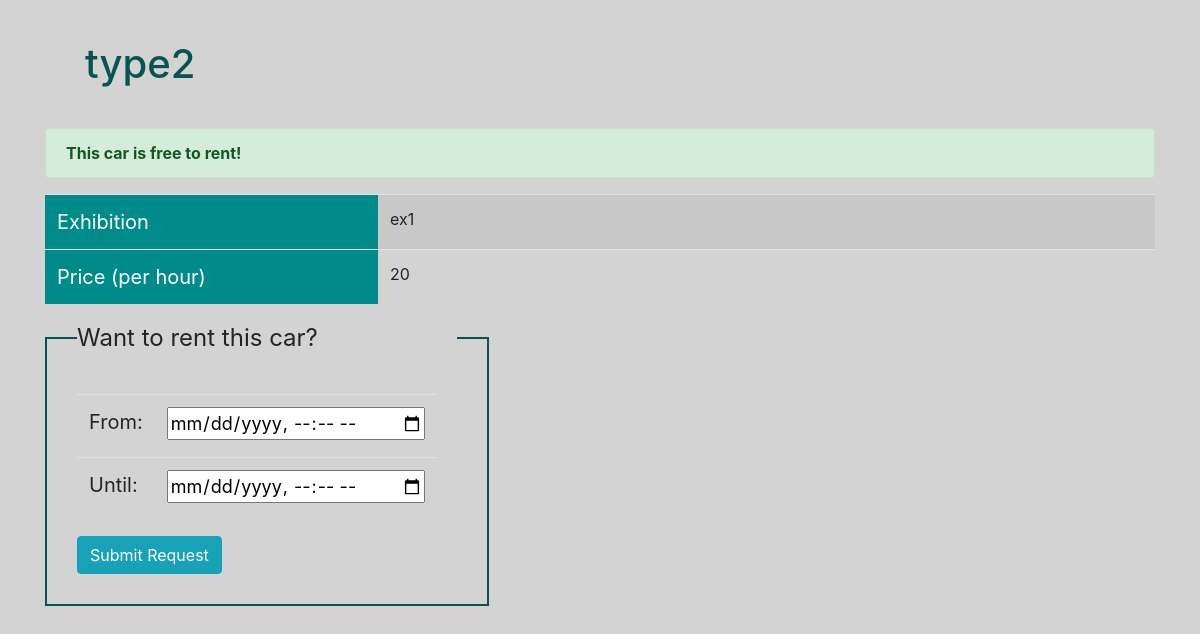
The page /rental/cars/2/ (signed in) on the database as committed earlier.
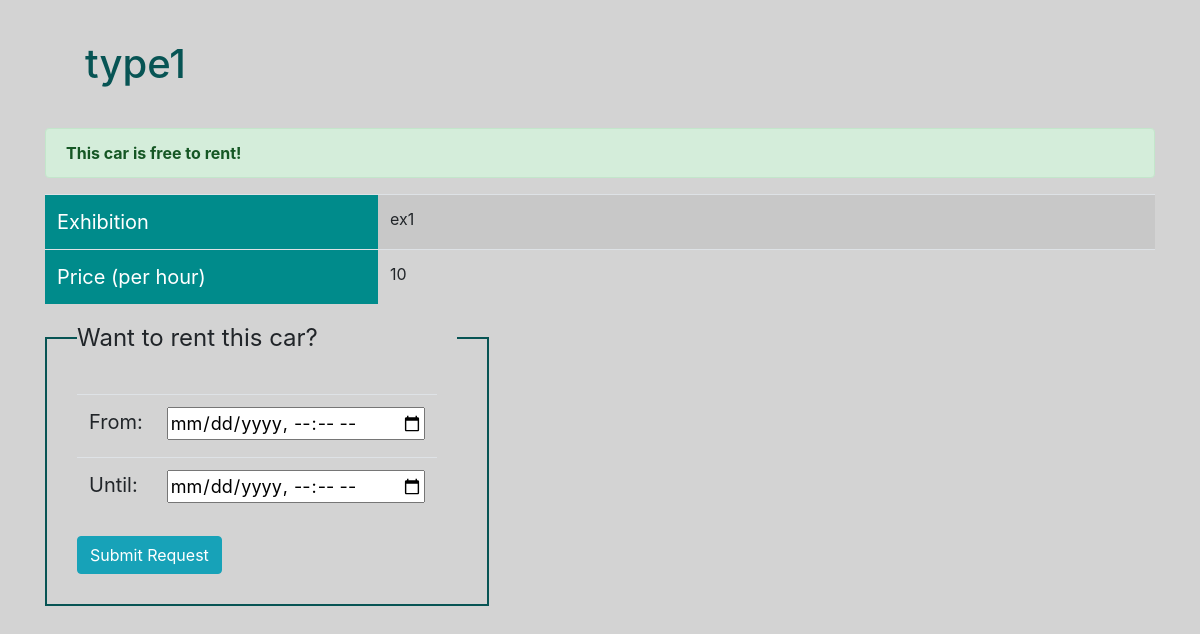
The same page on the database as committed later.
### car_rental/models.py (models this page shows, shortened)
class Car(models.Model):
    car_type = models.CharField(max_length=50, default='type0')
    plate = models.CharField(max_length=8, default='12345678')
    renter = models.ForeignKey(User, null=True, default=None, on_delete=models.SET_NULL, related_name='cars_rented')
    owner = models.ForeignKey(User, on_delete=models.CASCADE, null=True, related_name='cars_owned')
    price_per_hour = models.IntegerField(default=10)
    rent_start_time = models.DateTimeField('Start Time', default=timezone.now)
    rent_end_time = models.DateTimeField('End Time', default=timezone.now)
    def is_rented(self):
        return self.rent_end_time > timezone.now()

class User(AbstractUser):
    isCarExhibition = models.BooleanField(default=False)
    credit = models.IntegerField(default=0)

### car_rental/views.py (the view)
# urls.py: path('cars/<int:pk>/', views.CarDetailView.as_view(), name='car'),
@method_decorator(login_required, name='dispatch')
class CarDetailView(generic.DetailView):
    model = Car
    context_object_name = 'car'
    template_name = 'car_rental/car_detail.html'
    def get_queryset(self):
        return Car.objects.all()

### car_rental/templates/car_rental/car_detail.html (shortened to what this page needs)
{% load static %}
<!DOCTYPE html>
<html lang="en">
<head>
    <link rel="stylesheet" href="https://cdn.jsdelivr.net/npm/bootstrap@4.6.1/dist/css/bootstrap.min.css">
    <link rel="stylesheet" type="text/css" href="{% static 'car_rental/stylesheets/car_detail.css' %}">
</head>
<body>
<div class="container">
    <h1>{{ car.car_type }}</h1>
    {% if car.is_rented %}
        <div style="margin-top: 10px" class="alert alert-danger">
            <strong>This car is rented!</strong>
        </div>
        <table class="table table-striped table-hover info-table">
            <tr>
                <td>Exhibition</td>
                <td>{{ car.owner.username }}</td>
            </tr>
            <tr>
                <td>Price (per hour)</td>
                <td>{{ car.price_per_hour }}</td>
            </tr>
            <tr>
                <td>It is rented till:</td>
                <td>{{ car.rent_end_time }}</td>
            </tr>
        </table>
    {% else %}
        <div style="margin-top: 10px" class="alert alert-success">
            <strong>This car is free to rent!</strong>
        </div>
            <table class="table table-striped table-hover info-table">
            <tr>
                <td>Exhibition</td>
                <td>{{ car.owner.username }}</td>
            </tr>
            <tr>
                <td>Price (per hour)</td>
                <td>{{ car.price_per_hour }}</td>
            </tr>
        </table>
        <form action="{% url 'car_rental:rent_request' car.id %}" method="post">
        <fieldset style="border: #075454 solid 2px; width: 40%; padding: 30px">
        <legend>Want to rent this car?</legend>
            <table class="table form-table" style="width: 35%">
                <tr>
                    <td>
                        <label for="rent_start_time">From:</label>
                    </td>
                    <td>
                        <input required id="rent_start_time" name="rent_start_time" type="datetime-local">
                    </td>
                </tr>
                <tr>
                    <td>
                        <label for="rent_end_time">Until:</label>
                    </td>
                    <td>
                        <input required id="rent_end_time" name="rent_end_time" type="datetime-local">
                    </td>
                </tr>
            </table>
        <input class="btn btn-info" type="submit" value="Submit Request">
        </fieldset>
        </form>
    {% endif %}
</div>
</body>
</html>

Rows that differ between the two databases and show on the page:
changed Car "ex1": car_type "type2" → "type1"; price_per_hour "20" → "10"
